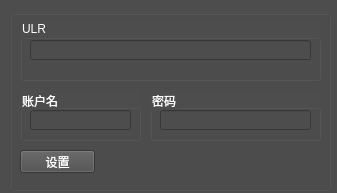
<?xml version="1.0" encoding="UTF-8"?>
<ui version="4.0">
 <class>MQConfig</class>
 <widget class="QWidget" name="MQConfig">
  <property name="windowModality">
   <enum>Qt::WindowModal</enum>
  </property>
  <property name="geometry">
   <rect>
    <x>0</x>
    <y>0</y>
    <width>337</width>
    <height>193</height>
   </rect>
  </property>
  <property name="maximumSize">
   <size>
    <width>337</width>
    <height>193</height>
   </size>
  </property>
  <property name="font">
   <font>
    <family>微软雅黑</family>
    <pointsize>9</pointsize>
   </font>
  </property>
  <property name="windowTitle">
   <string>消息中间件设置</string>
  </property>
  <property name="windowIcon">
   <iconset>
    <normaloff>../Image/png/mq.png</normaloff>../Image/png/mq.png</iconset>
  </property>
  <property name="styleSheet">
   <string notr="true">background:rgb(77,77,77);color:white</string>
  </property>
  <widget class="QGroupBox" name="groupBox">
   <property name="geometry">
    <rect>
     <x>10</x>
     <y>10</y>
     <width>321</width>
     <height>181</height>
    </rect>
   </property>
   <property name="title">
    <string/>
   </property>
   <widget class="QGroupBox" name="groupBox_IP">
    <property name="geometry">
     <rect>
      <x>10</x>
      <y>10</y>
      <width>301</width>
      <height>61</height>
     </rect>
    </property>
    <property name="title">
     <string>ULR</string>
    </property>
    <widget class="QLineEdit" name="lineEdit_URL">
     <property name="geometry">
      <rect>
       <x>10</x>
       <y>20</y>
       <width>281</width>
       <height>20</height>
      </rect>
     </property>
     <property name="text">
      <string/>
     </property>
    </widget>
   </widget>
   <widget class="QGroupBox" name="groupBox_QZ">
    <property name="geometry">
     <rect>
      <x>10</x>
      <y>80</y>
      <width>121</width>
      <height>51</height>
     </rect>
    </property>
    <property name="title">
     <string>账户名</string>
    </property>
    <widget class="QLineEdit" name="lineEdit_admin">
     <property name="geometry">
      <rect>
       <x>10</x>
       <y>20</y>
       <width>101</width>
       <height>20</height>
      </rect>
     </property>
    </widget>
   </widget>
   <widget class="QGroupBox" name="groupBox_FTPSEVER">
    <property name="geometry">
     <rect>
      <x>140</x>
      <y>80</y>
      <width>171</width>
      <height>51</height>
     </rect>
    </property>
    <property name="title">
     <string>密码</string>
    </property>
    <widget class="QLineEdit" name="lineEdit_password">
     <property name="geometry">
      <rect>
       <x>10</x>
       <y>20</y>
       <width>151</width>
       <height>20</height>
      </rect>
     </property>
    </widget>
   </widget>
   <widget class="QPushButton" name="OKBtn">
    <property name="geometry">
     <rect>
      <x>10</x>
      <y>140</y>
      <width>75</width>
      <height>23</height>
     </rect>
    </property>
    <property name="text">
     <string>设置</string>
    </property>
   </widget>
  </widget>
 </widget>
 <layoutdefault spacing="6" margin="11"/>
 <tabstops>
  <tabstop>lineEdit_URL</tabstop>
  <tabstop>lineEdit_admin</tabstop>
  <tabstop>lineEdit_password</tabstop>
  <tabstop>OKBtn</tabstop>
 </tabstops>
 <resources/>
 <connections/>
</ui>
